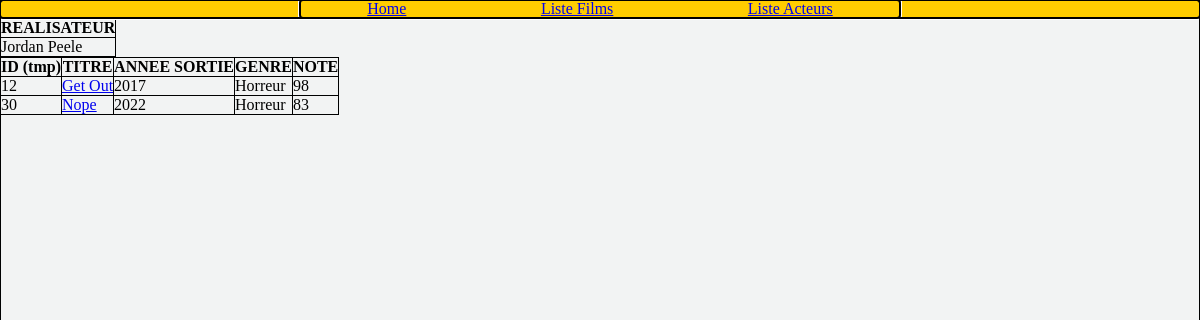
The page /index.php?action=detailReal&id=13 on the database its author committed.
### tables this page shows
CREATE TABLE IF NOT EXISTS `film` (
  `id_film` int NOT NULL AUTO_INCREMENT,
  `titre_film` varchar(50) NOT NULL DEFAULT '0',
  `sortie_film` date DEFAULT NULL,
  `duree_film` int NOT NULL DEFAULT '0',
  `resume_film` text,
  `note_film` int NOT NULL DEFAULT '0',
  `url_affiche_film` varchar(255) NOT NULL DEFAULT '0',
  `id_realisateur` int DEFAULT NULL,
  PRIMARY KEY (`id_film`),
  KEY `id_realisateur` (`id_realisateur`),
  CONSTRAINT `FK_film_realisateur` FOREIGN KEY (`id_realisateur`) REFERENCES `realisateur` (`id_realisateur`)
);

CREATE TABLE IF NOT EXISTS `genre` (
  `id_genre` int NOT NULL AUTO_INCREMENT,
  `libelle_genre` varchar(50) NOT NULL DEFAULT '0',
  PRIMARY KEY (`id_genre`)
);

### controller/CinemaController.php (called while the page is built, shortened)
<?php
class CinemaController
{
    public function detailReal($id)
    {
        $pdo = Connect::seConnecter();
        $requeteDetailReal = $pdo->query(
            "SELECT p.prenom_personne, p.nom_personne
            FROM personne p
            INNER JOIN realisateur r ON p.id_personne = r.id_personne
            WHERE r.id_realisateur = $id
            GROUP BY p.id_personne;"
        );
        $filmographie = $pdo->query(
            "SELECT g.id_genre, f.id_film, f.titre_film, YEAR(f.sortie_film) AS sortie_film, g.libelle_genre, f.note_film
            FROM film f
            INNER JOIN realisateur r ON f.id_realisateur = r.id_realisateur
            INNER JOIN appartenir a ON f.id_film = a.id_film
            INNER JOIN genre g ON a.id_genre = g.id_genre
            WHERE r.id_realisateur = $id
            GROUP BY r.id_realisateur, f.id_film, g.id_genre
            ORDER BY f.note_film DESC, sortie_film DESC;"
        );
        require "view/detailReal.php";
    }
}

### view/detailReal.php (the view, shortened to what this page needs)
<?php $real = $requeteDetailReal->fetch(); ?>
<table class="uk-table uk-table-striped" style="border: 1px solid black; border-collapse: collapse;">
    <thead>
        <tr>
            <th style="border: 1px solid black;">REALISATEUR</th>
        </tr>
    </thead>
    <tbody>
        <tr>
            <td style="border: 1px solid black;"><?= $real["prenom_personne"] ?> <?= $real["nom_personne"] ?></td>
        </tr>
    </tbody>
</table>
<?php $films = $filmographie->fetchAll() ?>
<table class="uk-table uk-table-striped" style="border: 1px solid black; border-collapse: collapse;">
    <thead>
        <tr>
            <th style="border: 1px solid black;">ID (tmp)</th>
            <th style="border: 1px solid black;">TITRE</th>
            <th style="border: 1px solid black;">ANNEE SORTIE</th>
            <th style="border: 1px solid black;">GENRE</th>
            <th style="border: 1px solid black;">NOTE</th>
        </tr>
    </thead>
    <tbody>
        <?php foreach ($films as $film) { ?>
            <tr>
                <td style="border: 1px solid black;"><?= $film["id_film"] ?></td>
                <td style="border: 1px solid black;"><a href="index.php?action=detailFilm&id=<?= $film["id_film"] ?>"><?= $film["titre_film"] ?></a></td>
                <td style="border: 1px solid black;"><?= $film["sortie_film"] ?></td>
                <td style="border: 1px solid black;"><?= $film["libelle_genre"] ?></td>
                <td style="border: 1px solid black;"><?= $film["note_film"] ?></td>
            </tr>
        <?php } ?>
    </tbody>
</table>
<?php
require "view/template.php";

### public/css/style.css (style rules this page uses)
* { margin: 0; padding: 0; box-sizing: border-box; }
:root { --main-header-background-color: #ffcd00; --main-body-background-color: #f2f3f3; --affiche-font-color: #fafafa; --main-font-family: Arial, Helvetica, sans-serif; }

### rows shown on the page
film: id_film "12", titre_film "Get Out", sortie_film "2017", genre.libelle_genre "Horreur", note_film "98"
film: id_film "30", titre_film "Nope", sortie_film "2022", genre.libelle_genre "Horreur", note_film "83"

### other values the page prints
$real["prenom_personne"] "Jordan"
$real["nom_personne"] "Peele"
